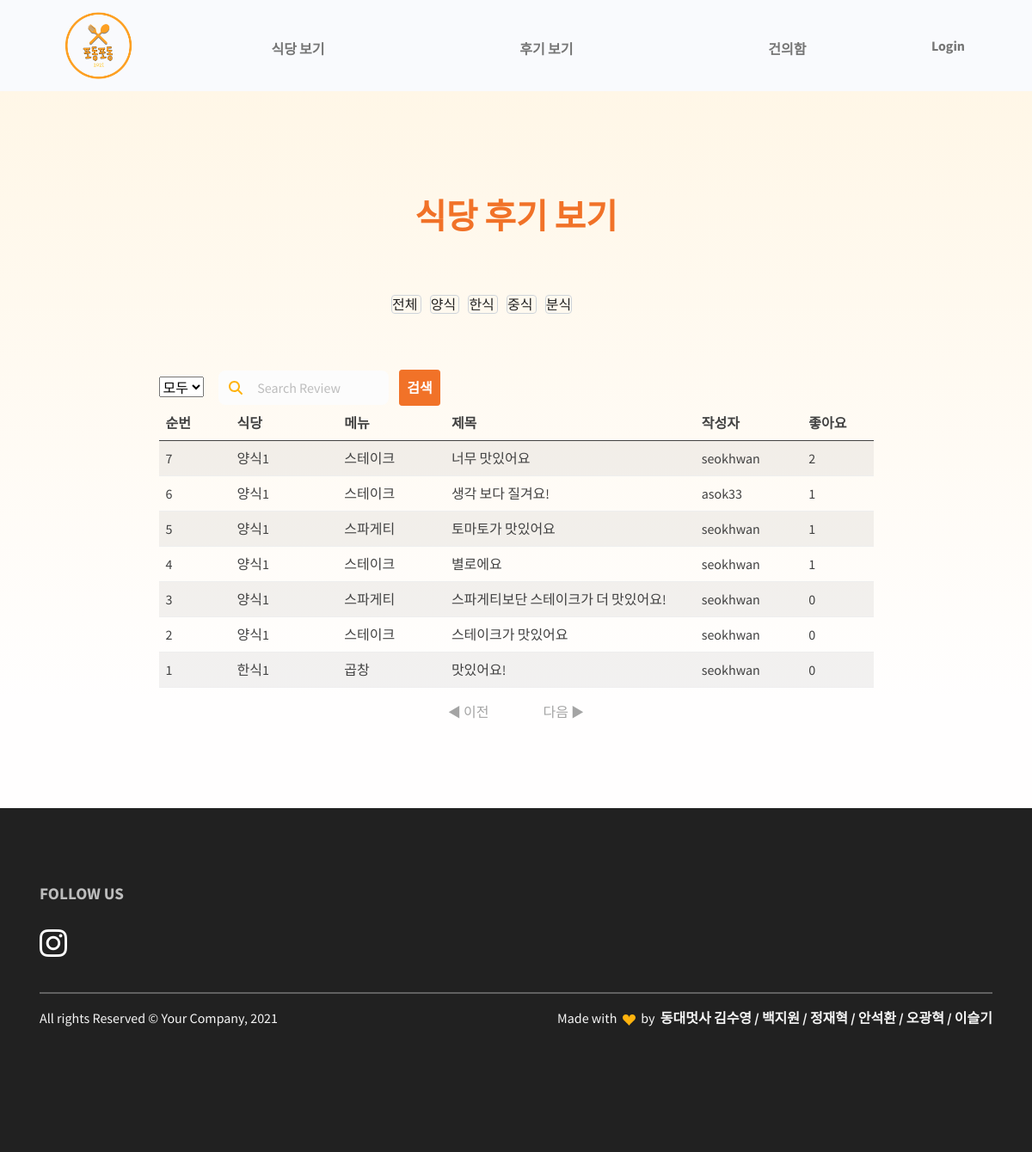
The app's page /review/, older data.
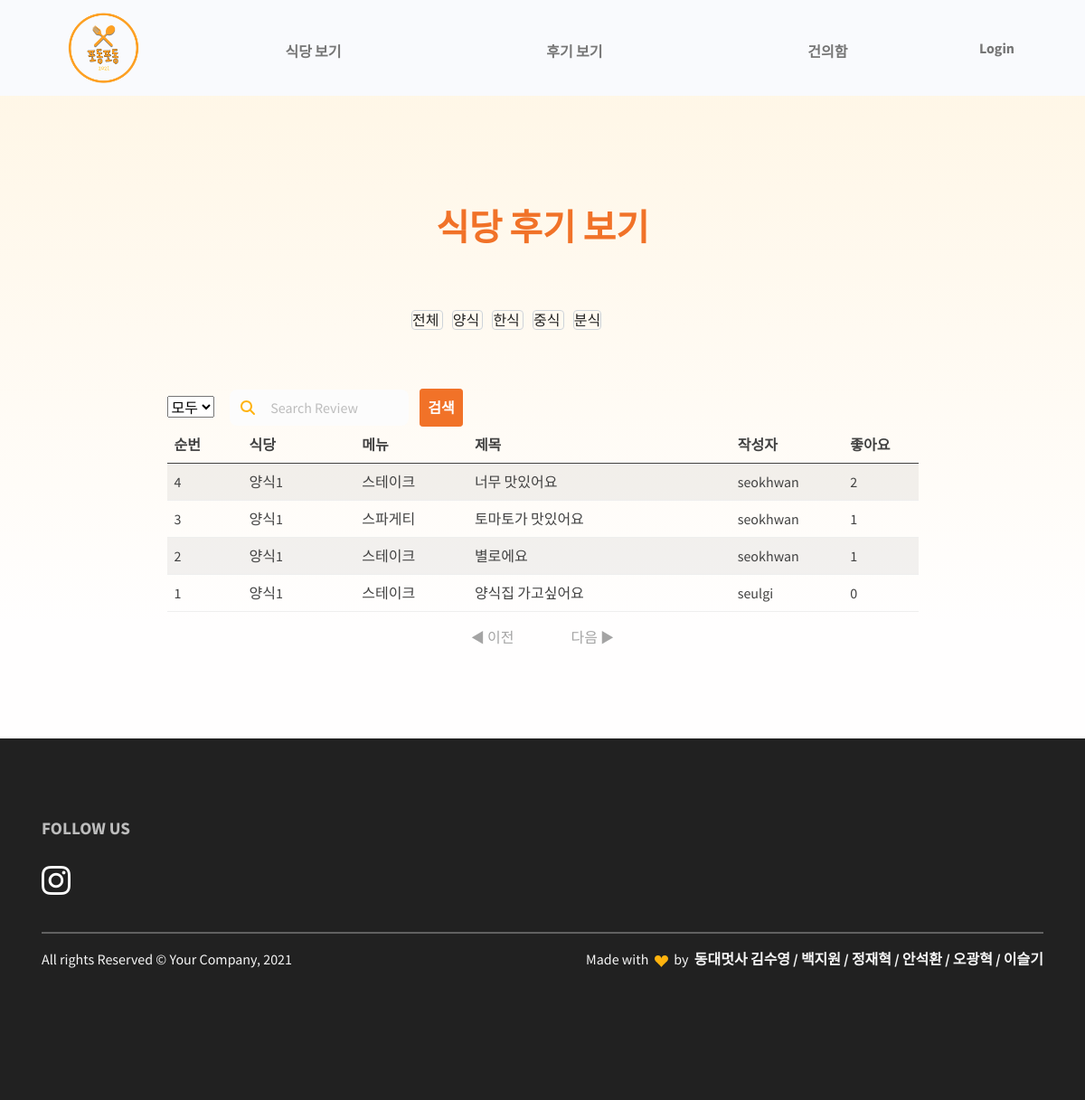
The same page, newer data.
### restaurant/models.py (models this page shows, shortened)
class Category(models.Model):
    id = models.AutoField(primary_key=True)
    name = models.CharField(max_length=20)
    thumbnail = models.ImageField(upload_to='images/', blank=True)

class Comment(models.Model):
    id = models.AutoField(primary_key=True)
    restaurant = models.ForeignKey(Restaurant, on_delete=models.CASCADE)
    menu = models.ForeignKey(FoodMenu, on_delete=models.CASCADE)
    content = models.TextField()
    thumbnail = models.ImageField(upload_to='comment/', blank=True)
    created_at = models.DateTimeField(auto_now_add=True)
    like_users = models.ManyToManyField(settings.AUTH_USER_MODEL, blank=True, related_name="like_comments")
    hate_users = models.ManyToManyField(settings.AUTH_USER_MODEL, blank=True, related_name="hate_comments")
    user = models.ForeignKey(settings.AUTH_USER_MODEL, on_delete=models.CASCADE, null=True)

class Restaurant(models.Model):
    id = models.AutoField(primary_key=True)
    category = models.ForeignKey(Category, on_delete=models.CASCADE)
    name = models.CharField(max_length=30)
    location = models.CharField(max_length=100, blank=True)
    phone_number = models.CharField(max_length=15, blank=True)
    business_hour = models.CharField(max_length=150, blank=True)
    thumbnail = models.ImageField(upload_to='images/', blank=True)
    follow_users = models.ManyToManyField(settings.AUTH_USER_MODEL, blank=True, related_name="follow_restaurants")

class FoodMenu(models.Model):
    id = models.AutoField(primary_key=True)
    restaurant = models.ForeignKey(Restaurant, on_delete=models.CASCADE)
    name = models.CharField(max_length=20)
    price = models.CharField(max_length=20)
    def __str__(self):
        return self.name

### review/views.py (the view)
# urls.py: path('review/', include('review.urls')),
def review(request):
    reviews = Comment.objects.all().annotate(like_count = Count('like_users')).order_by("-like_count", "-created_at")
    category = Category.objects.all()
    user = request.user
    paginator = Paginator(reviews, 10)
    page = request.GET.get("page") or 1
    pages = pages = paginator.get_page(page)
    context = {
        'reviews':reviews,
        'user':user,
        'category':category,
        'pages':pages,
    }
    return render(request, "review.html",context)

### review/templates/review.html (shortened to what this page needs)
{% extends 'base.html' %} {% load static %} {% block content %}
<link rel="stylesheet" href="{% static 'css/components/review.css' %}" />
<section class="py-0 bg-primary-gradient">
    <div class="container">
      <div class="row justify-content-center g-0">
        <div class="col-xl-9">
          <div class="col-lg-6 text-center mx-auto mb-3 mb-md-5 mt-4">
            <h5 class="fw-bold text-danger fs-3 fs-lg-5 lh-sm my-6" style="margin-top:8rem !important;">식당 후기 보기</h5>
          </div>
          <div class="col-lg-7 mx-auto text-center mb-6">
                <div class="responsive">
                  <a href="{% url 'review:review' %}" style="border:1px solid #ced4da; border-radius: 4px; margin: 5px;">
                    전체
                </a>
                {% for category in category %}
                    <a href="{% url 'review:filter' category.id %}" style="border:1px solid #ced4da; border-radius: 4px; margin: 5px;">
                        {{ category.name }}
                    </a>
                {% endfor %}
                </div>
          </div>
          <form action="{% url 'review:SearchReview' %}" method="GET" class="row gx-2 gy-2 align-items-center">
            <div class="col-lg-1">
            <select name="category" id="category">
              <option value = "all" selected>모두</option>
            </select>
            </div>
            <div class="col-lg-3 input-group-icon pe-2">
              <i class="fas fa-search input-box-icon text-primary"></i>
              <input
                class="col-lg-3 form-control border-0 input-box bg-100"
                type="search"
                placeholder="Search Review"
                aria-label="Search"
                name="search_key"
                id="search_key"
                value="{{ search_key }}"
              />
            </div>
            <div class="col-lg-2">
              <button class="btn btn-danger" style="padding:0.5rem;" type="submit">
                검색
              </button>
            </div>
          </form>
          <table class="table table-striped d-none d-sm-table">
            <thead>
                <tr class="thead col-xs-1">
                    <th width=10%>순번</th>
                    <th width=15%>식당</th>
                    <th width=15%>메뉴</th>
                    <th width=35%>제목</th>
                    <th width=15%>작성자</th>
                    <th>좋아요</th>
                </tr>
            </thead>
            <tbody>
            {% for review in reviews %}
                <tr onclick="location.href='{% url 'restaurant:restaurant_detail' review.restaurant.id %}'">
                    <td>{{ forloop.revcounter }}</td>
                    <td>{{review.restaurant.name}}</td>
                    <td>{{review.menu}}</td>
                    <td>{{review.content}}</td>
                    <td>{{review.user}}</td>
                    <td>{{review.like_users.count}}</td>
                </tr>
            {% endfor %}
            </tbody>
          </table>
        </div>
      </div>
      </div>
</section>
<div class="page middle">
    {% if pages.has_previous %}
    <a href="?page={{pages.previous_page_number}}" class="page_click active">◀ 이전</a>
    {% else %}
    <a class="page_click nonactive">◀ 이전</a>
    {% endif %}
    {% if pages.has_next %}
    <a href="?page={{pages.next_page_number}}" class="page_click active">다음 ▶</a>
    {% else %}
    <a class="page_click nonactive">다음 ▶</a>
    {% endif %}
</div>
{% endblock %}

Row changes from the older to the newer data that the page shows:
removed Comment: restaurant.name "양식1", menu "스테이크", content "생각 보다 질겨요!", user "asok33", like_users.count "1"
removed Comment: restaurant.name "양식1", menu "스파게티", content "스파게티보단 스테이크가 더 맛있어요!", user "seokhwan", like_users.count "0"
removed Comment: restaurant.name "양식1", menu "스테이크", content "스테이크가 맛있어요", user "seokhwan", like_users.count "0"
changed Comment: restaurant.name "한식1" → "양식1"; menu "곱창" → "스테이크"; content "맛있어요!" → "양식집 가고싶어요"; user "seokhwan" → "seulgi"
